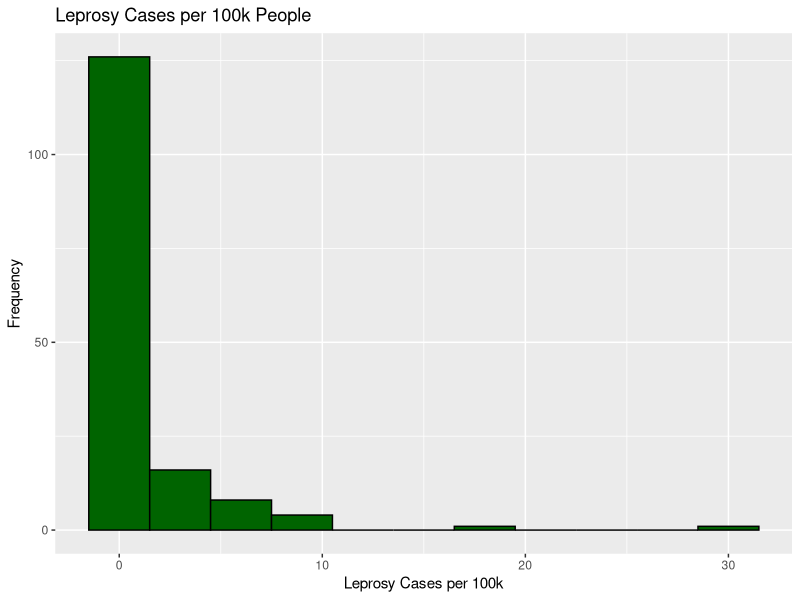
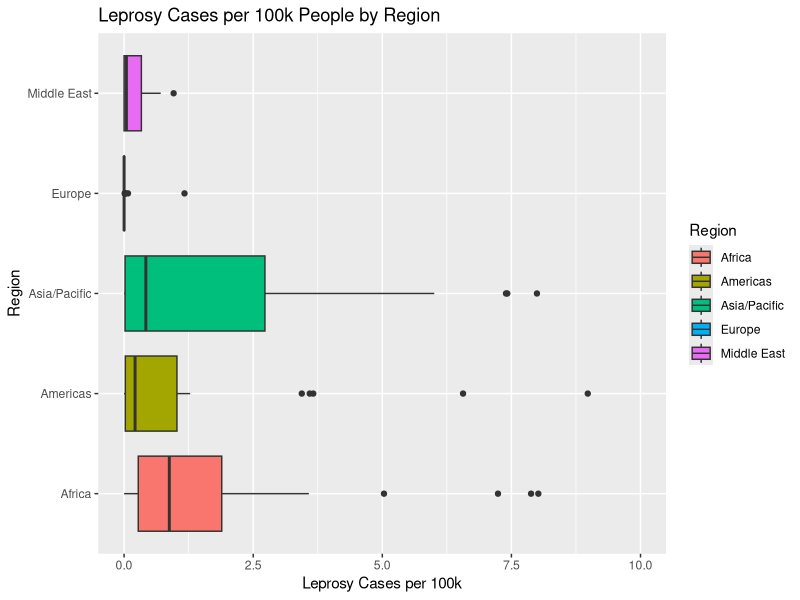
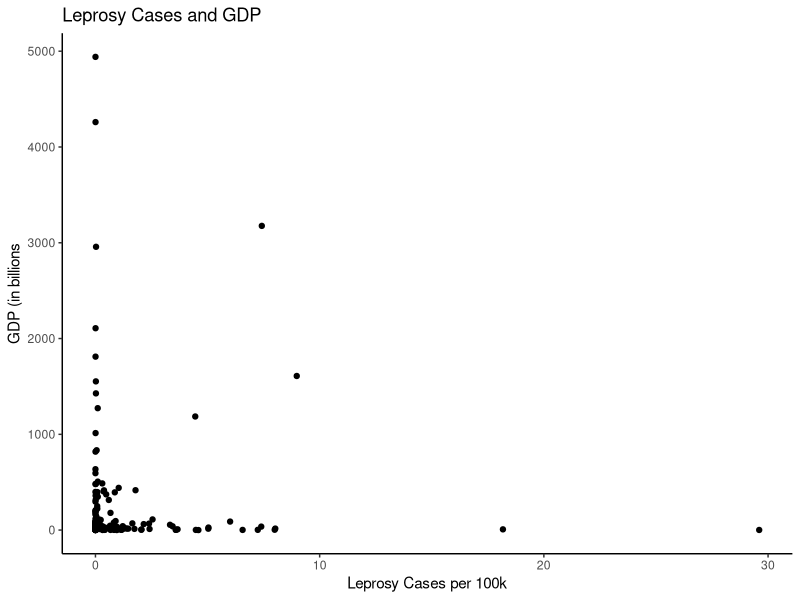

These figures' R source, in order:
## ---- chunk 1
leprosy <- read.csv('Homework2_leprosy.csv')
leprosy[which.max(leprosy$New_Cases),]
## ---- chunk 2
leprosy$per.hundredk  <- (leprosy$New_Cases/leprosy$Population)*100000

library(ggplot2)
leprosy_ggplot <- ggplot(leprosy)
leprosy_ggplot + geom_histogram(aes(x=per.hundredk), binwidth=3,col='black',fill='dark green') + labs(title='Leprosy Cases per 100k People',x='Leprosy Cases per 100k', y= 'Frequency') + scale_fill_brewer(type='qual',palette=2)
## ---- chunk 3
ggplot(leprosy, aes(x = Region, y = per.hundredk, fill = Region)) + geom_boxplot() + coord_flip() +ylim(c(0,10)) + labs(title='Leprosy Cases per 100k People by Region',x='Region', y= 'Leprosy Cases per 100k')
## ---- chunk 4
#Create data frame of table:
median_pr <- aggregate(per.hundredk~Region, data=leprosy, median)
mytable <- data.frame(median_pr$Region,median_pr$per.hundredk)
mytable$total_countries <- table(leprosy$Region)

#Rename columns and round values:
colnames(mytable) <- c('Region','Median', 'Number of Countries')
mytable$Median <- round(mytable$Median,2)

#Output table:
library(kableExtra)
kable_classic(kbl(mytable,caption = "Leprosy Cases by Country"),full_width = FALSE)
## ---- chunk 5
leprosy_ggplot + geom_point(aes(x=per.hundredk,y=GDP_billions)) + theme_classic() + labs(title='Leprosy Cases and GDP', x='Leprosy Cases per 100k',y='GDP (in billions') + scale_fill_brewer(type='qual',palette=2)
